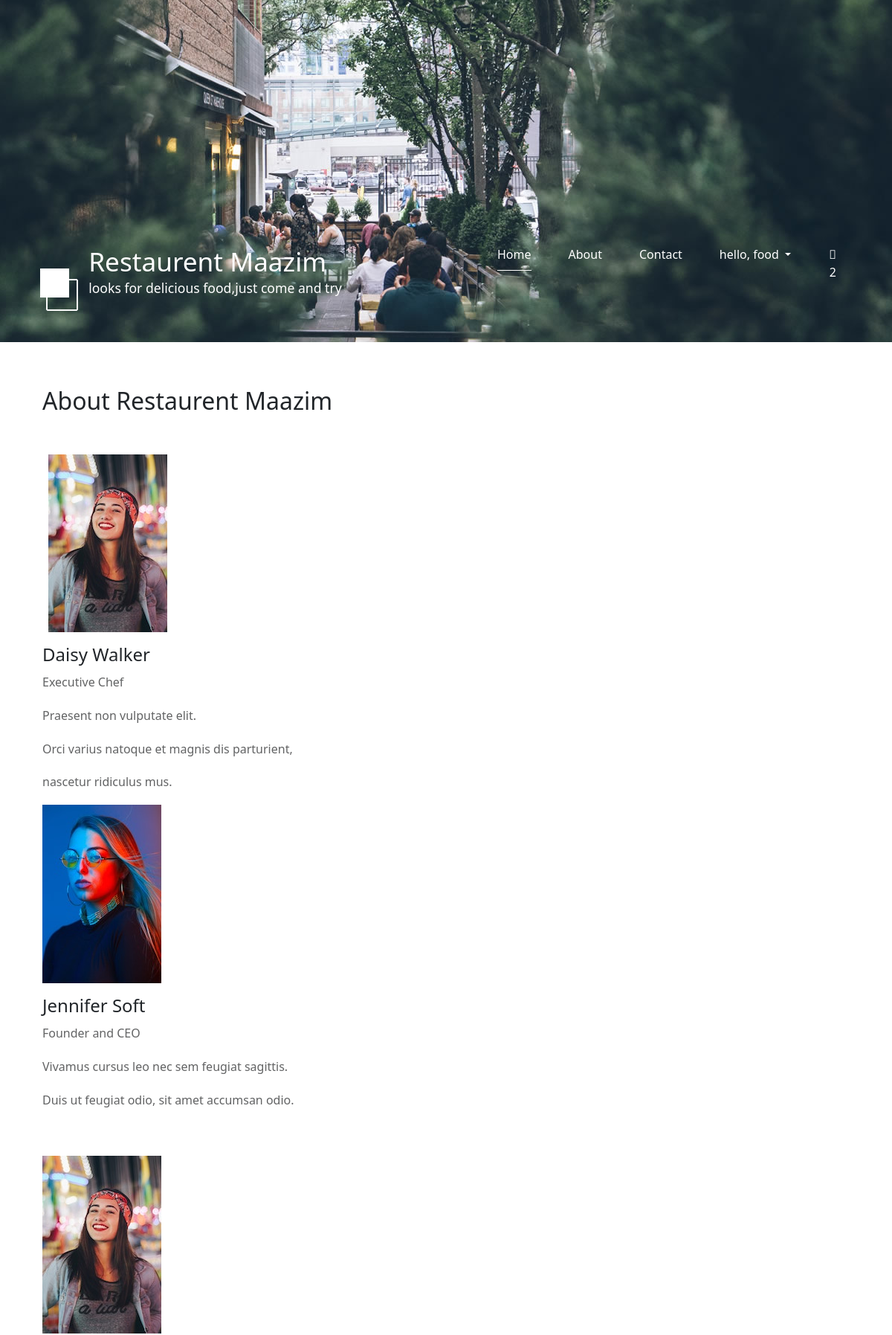
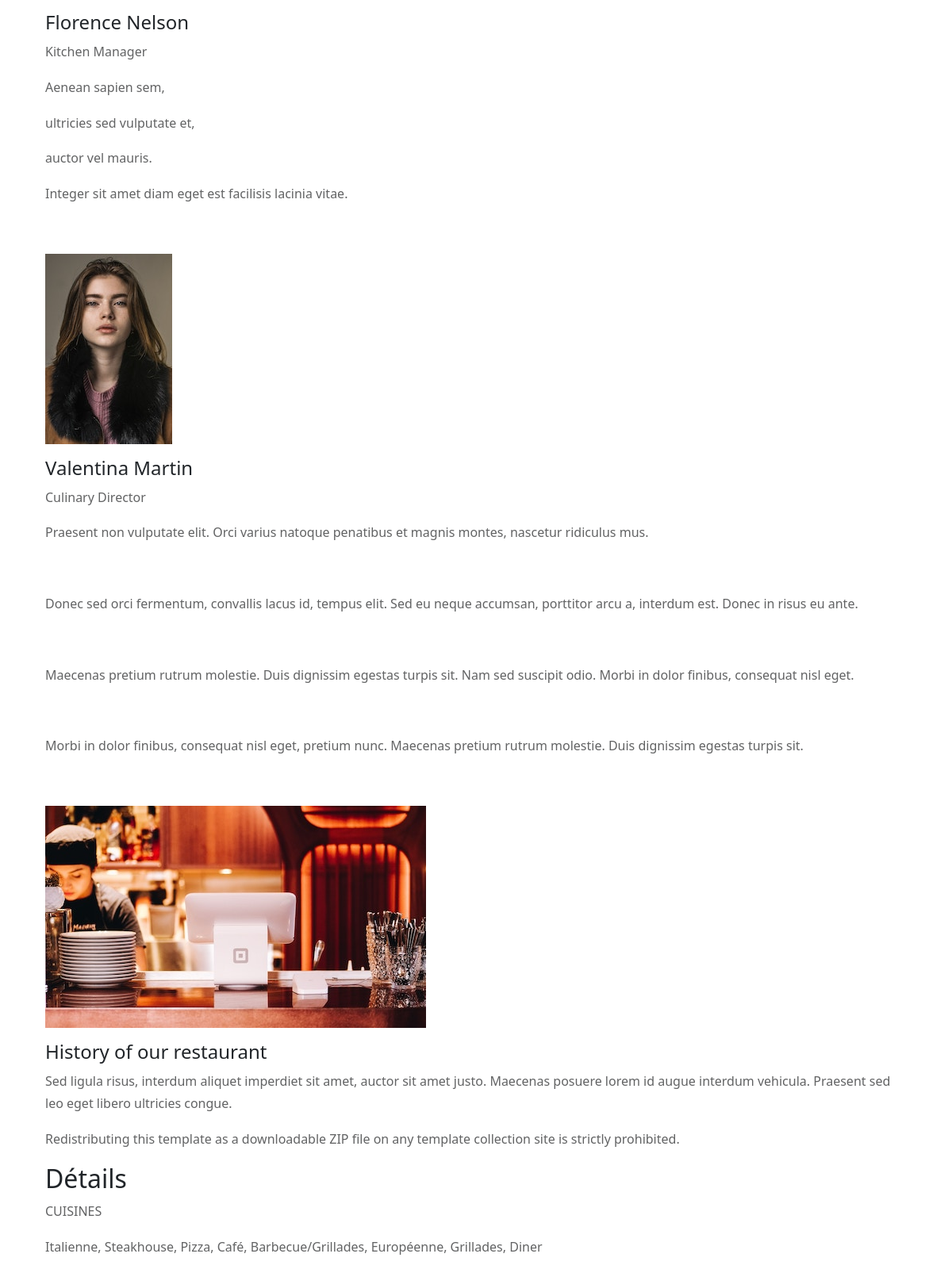
The page /about-us/ (signed in, upper part) on the database its author committed (2 pictures, top to bottom).
### home/models.py (models this page shows, shortened)
class Setting(models.Model):
    title = models.CharField(max_length=150)
    keywords = models.CharField(max_length=255)
    description = models.CharField(max_length=255)
    smtpserver = models.CharField(blank=True,max_length=50)
    smtpemail = models.CharField(blank=True,max_length=50)
    smtppassword = models.CharField(blank=True,max_length=10)
    smtpport = models.CharField(blank=True,max_length=5)
    icon = models.ImageField(blank=True,upload_to='img/')
    aboutus = RichTextUploadingField(blank=True)
    create_at=models.DateTimeField(auto_now_add=True)
    update_at=models.DateTimeField(auto_now=True)

### home/views.py (the view)
# urls.py: path('about-us/', views.about,name="about_us"),
@login_required(login_url='accounts:login')
def about(request):
    setting=Setting.objects.get(id=1)
    context={'setting':setting}
    return render(request,'home/aboutus.html',context)

### home/templates/home/aboutus.html (shortened to what this page needs)
{% extends 'home/base.html' %}
{% load static %}
{% block content %}
    <div class="container">
    <main>
                <div class="tm-container-inner tm-persons">
                        {{setting.aboutus|safe}}
                </div>
            </main>
            </div>
        {% endblock %}

### home/templates/home/navbar.html (shortened to what this page needs)
{% load static %}
		<div class="placeholder">
			<div class="parallax-window" data-parallax="scroll" data-image-src="{% static 'img/simple-house-01.jpg' %}">
				<div class="tm-header">
					<div class="row tm-header-inner">
						<div class="col-md-6 col-12">
							<img src="{% static 'img/simple-house-logo.png' %}" alt="Logo" class="tm-site-logo" />
							<div class="tm-site-text-box">
								<h1 class="tm-site-title">Restaurent Maazim</h1>
								<h6 class="tm-site-description">looks for delicious food,just come and try</h6>
							</div>
						</div>
						<nav class="col-md-6 col-12 tm-nav">
							<ul class="tm-nav-ul">
								<li class="tm-nav-li"><a href="{% url 'home:home' %}" class="tm-nav-link active">Home</a></li>
								<li class="tm-nav-li"><a href="{% url 'home:about_us' %}" class="tm-nav-link">About</a></li>
								<li class="tm-nav-li"><a href="{% url 'home:contact' %}" class="tm-nav-link">Contact</a></li>
								{% if request.user.is_authenticated %}
									<li class="tm-nav-li dropdown ">
									<a class="tm-nav-link dropdown-toggle" href="#" id="navbarDropdown" role="button"
									 data-bs-toggle="dropdown" aria-expanded="false">
										hello, {{request.user.username}}
									</a>
									</li>
									{% else %}
                                <li class="tm-nav-li"><a href="{% url 'accounts:login' %}" class="tm-nav-link">Sign In</a></li>
								    {% endif %}
								<li class="tm-nav-li"><a href="#" class="tm-nav-link"><i class="fal fa-shopping-cart"></i><span class="qty">2</span></a></li>
							</ul>
						</nav>
					</div>
				</div>
			</div>
		</div>

### static/css/templatemo-style.css (style rules this page uses)
ul, nav, body, h1, h2, h4, h6, p, figure { margin: 0; padding: 0; }
a, button { transition: all 0.3s ease; }
html { box-sizing: border-box; -ms-overflow-style: scrollbar; }
*, *::before, *::after { box-sizing: inherit; }
.container { width: 100%; max-width: 1200px; margin-right: auto; margin-left: auto; }
.tm-container-inner, .tm-container-inner-2 { padding-left: 15px; padding-right: 15px; }
.row { display: -ms-flexbox; display: flex; -ms-flex-wrap: wrap; flex-wrap: wrap; margin-left: -15px; margin-right: -15px; }
.col-lg-3, .col-lg-4, .col-lg-6, .col-md-4, .col-md-6, .col-sm-6, .col-12 { position: relative; width: 100%; padding-right: 15px; padding-left: 15px; }
.col-12 { -ms-flex: 0 0 100%; flex: 0 0 100%; max-width: 100%; }
@media (min-width: 768px) { .col-md-6 { -ms-flex: 0 0 50%; flex: 0 0 50%; max-width: 50%; } }
body { font-family: 'Open Sans', Arial, sans-serif; font-size: 17px; background-color: #ccc; overflow-x: hidden; }
.container { background-color: white; }
p, address { color: #626364; line-height: 1.8; }
.placeholder { width: 100%; min-height: 460px; background-color: #556E5B; }
.parallax-window { min-height: 460px; background: transparent; position: relative; }
.tm-header { position: absolute; bottom: 0; left: 0; width: 100%; color: white; z-index: 1000; }
.tm-header-inner { padding: 40px 50px; }
.tm-site-logo { display: inline-block; margin-right: 5px; }
.tm-site-text-box { display: inline-block; }
.tm-site-title { font-size: 2.2rem; font-weight: 400; margin-bottom: 5px; }
.tm-site-description { font-size: 1.1rem; font-weight: 400; }
.tm-nav { text-align: right; margin-top: 30px; }
.tm-nav-ul { display: flex; justify-content: flex-end; }
.tm-nav-li { list-style: none; display: block; margin-bottom: 0; padding-right: 25px; padding-left: 25px; }
.tm-nav-link { color: white; text-decoration: none; padding-bottom: 10px; }
.tm-nav-link.active, .tm-nav-link:hover { border-bottom: 1px solid white; }
.tm-section, .tm-container-inner, .tm-container-inner-2 { margin-left: auto; margin-right: auto; }
@media (min-width: 768px) { .tm-gallery-page, .tm-section, .tm-container-inner, .tm-container-inner-2 { max-width: 840px; } }
@media (min-width: 992px) { .tm-container-inner { max-width: 1120px; } }
.tm-persons { margin-bottom: 20px; }

### rows shown on the page
Setting: aboutus "About Restaurent Maazim Daisy Walker Executive Chef Praesent non vulputate elit. Orci varius natoque et magnis dis parturient, nascetur ridiculus mus. Jennifer Soft Founder and CEO Vivamus cursus leo nec sem feugiat sagittis. Duis ut feugiat odio, sit amet accumsan odio. Florence Nelson Kitchen Manager Aenean sapien sem, ultricies sed vulputate et, auctor vel mauris. Integer sit amet diam eget est facilisis lacinia vitae. Valentina Martin Culinary Director Praesent non vulputate elit. Orci varius natoque penatibus et magnis montes, nascetur ridiculus mus. Donec sed orci fermentum, convallis lacus id, tempus elit. Sed eu neque accumsan, porttitor arcu a, interdum est. Donec in risus eu ante.…", aboutus (picture)

### other values the page prints
{{ request.user.username }} "food"
